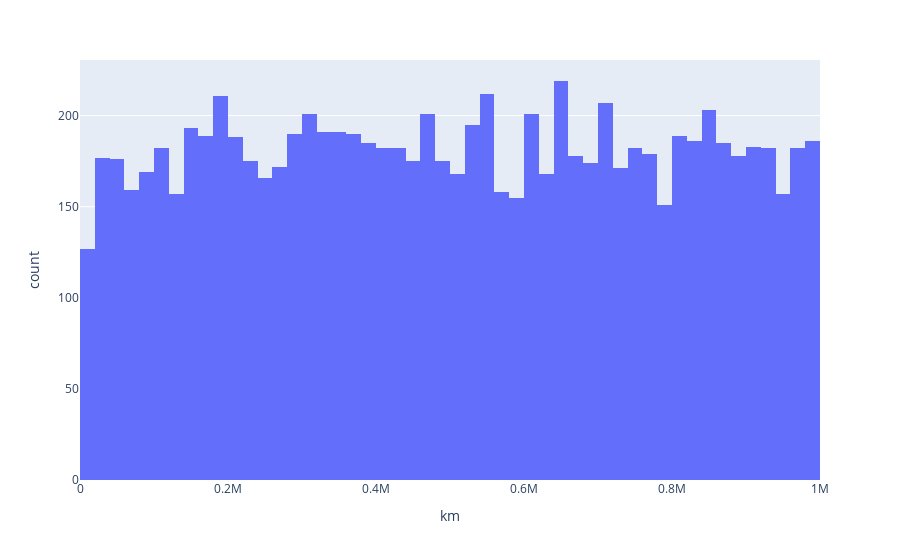

Notebook source saved alongside this figure:
### Code cell
#sns.histplot(data=df, x='km')
fig = px.histogram(data_frame=df, x='km')
fig.show()

### Figure 1 — Plotly figure (JSON) as saved in the notebook; plotly's stock layout.template omitted (floating-point values rounded to 4 significant figures; data arrays with more than 128 entries replaced by an {"elided": "..."} marker saying what was removed)
{"data": [{"alignmentgroup": "True", "bingroup": "x", "hovertemplate": "km=%{x}<br>count=%{y}<extra></extra>", "legendgroup": "", "marker": {"color": "#636efa", "pattern": {"shape": ""}}, "name": "", "offsetgroup": "", "orientation": "v", "showlegend": false, "type": "histogram", "x": {"elided": "9053 int values"}, "xaxis": "x", "yaxis": "y"}], "layout": {"barmode": "relative", "legend": {"tracegroupgap": 0}, "margin": {"t": 60}, "xaxis": {"anchor": "y", "domain": [0, 1], "title": {"text": "km"}}, "yaxis": {"anchor": "x", "domain": [0, 1], "title": {"text": "count"}}}}
